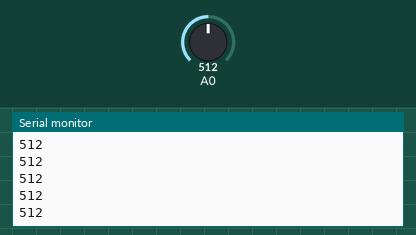
This sketch was run on a simulated Arduino Uno, built with avr-gcc and run on an emulated ATmega328P. Parts: the last lines printed to the serial monitor. The inputs (shaded band) are chosen by the test bench; at power-on: A0 = 512.

Above: at 1.2 s.
1.3 s: A0 set to 716
At 2.0 s:
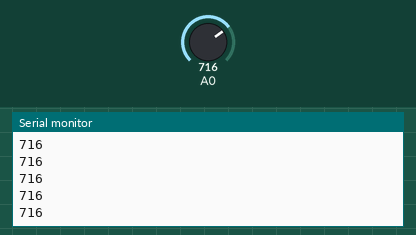
2.8 s: A0 set to 900
At 3.3 s:
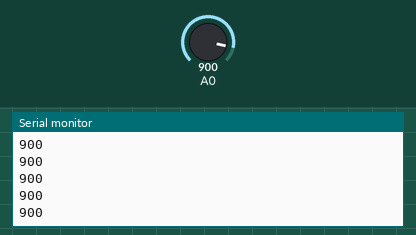
Timing chart, 0 to 5.8 s (numbered marks = the images above; inputs shaded):
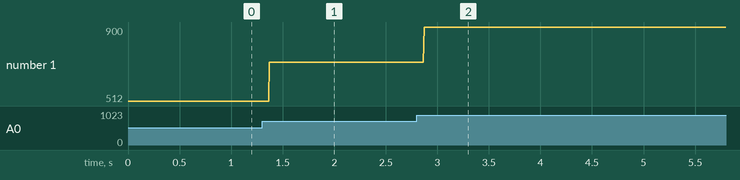

Measured:
- after the input at 1.3 s, the serial monitor: prints a new line after 0.07 s (image 1)
- after the input at 2.8 s, the serial monitor: prints a new line after 0.07 s (image 2)
- plotted number 1: 512 → 716 after the input at 1.3 s, 716 → 900 after the input at 2.8 s

The sketch:

pressurePad.ino
```cpp
void setup() {
  // put your setup code here, to run once:
  pinMode (A0, INPUT);
  Serial.begin(9600);
}

void loop() {
  // put your main code here, to run repeatedly:
  int buttonPress = analogRead(A0);
  Serial.println(buttonPress);
}
```
